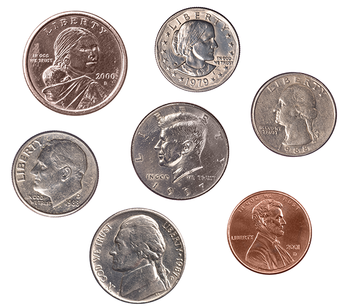
#> input picture images/coins01.png, 350 x 308 px
$ python adaptive_thresholding.py --image images/coins01.png
#> lines starting #> are read from the running program, lines starting #| are printed output that depends on the picture; after the words box and inside, x2 and y2 are one past the last pixel; in counts of white or black regions, pixels touching at a corner belong together
import argparse
import cv2

ap = argparse.ArgumentParser()
ap.add_argument("-i", "--image", type=str, required=True)
args = vars(ap.parse_args())

image = cv2.imread(args["image"])
#> image is the input picture: shape (308, 350, 3); mean B, G, R 195.3, 198.1, 206.5
cv2.imshow("Original", image)

gray = cv2.cvtColor(image, cv2.COLOR_BGR2GRAY)
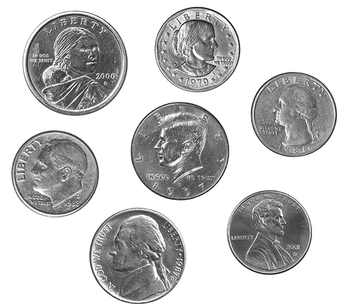
#> gray: shape (308, 350); min 5, max 255, mean 200.3
blurred_gray = cv2.GaussianBlur(gray, (7, 7), 0)
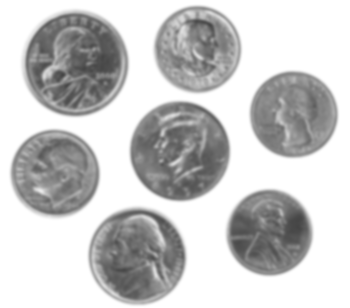
#> blurred_gray: shape (308, 350); min 69, max 255, mean 200.3

#apply thresholding with a hardcoded value
T, thresh_inv = cv2.threshold(blurred_gray, 230, 255, cv2.THRESH_BINARY_INV)
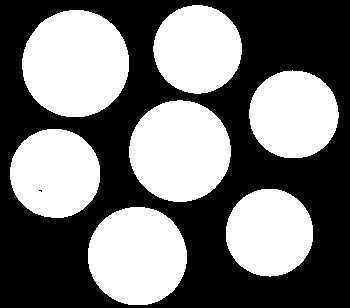
#> thresh_inv: shape (308, 350); 46% white; 7 white regions, largest, box (x1, y1, x2, y2) and area: (22, 10, 129, 117) 9031, (129, 100, 231, 202) 8111, (88, 207, 187, 305) 7687
cv2.imshow("Simple Thresholding", thresh_inv)
cv2.waitKey(0)

#apply Otsu's automatic thresholding
T, thresh_inv = cv2.threshold(blurred_gray, 0, 255, cv2.THRESH_BINARY_INV | cv2.THRESH_OTSU)
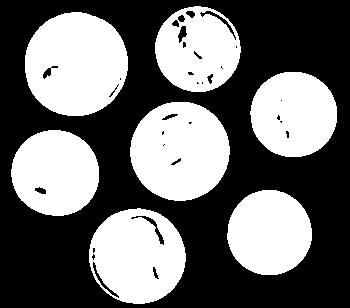
#> thresh_inv: shape (308, 350); 42.5% white; 7 white regions, largest, box (x1, y1, x2, y2) and area: (25, 12, 128, 116) 8393, (130, 102, 230, 201) 7673, (89, 208, 186, 304) 6962
#> T = 191
cv2.imshow("Otsu's Thresholding", thresh_inv)
cv2.waitKey(0)

#apply adaptive thresholding
thresh = cv2.adaptiveThreshold(blurred_gray, 255, cv2.ADAPTIVE_THRESH_MEAN_C,
cv2.THRESH_BINARY_INV, 21, 10)
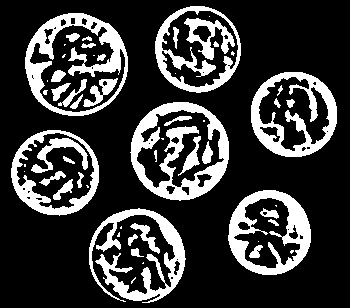
#> thresh: shape (308, 350); 22.6% white; 57 white regions (20 under 20 px), largest, box (x1, y1, x2, y2) and area: (130, 102, 229, 201) 3760, (25, 13, 128, 116) 3310, (89, 208, 186, 303) 3096
cv2.imshow("Mean Adaptive Thresholding", thresh)
cv2.waitKey(0)

#apply adaptive thresholding with a guassian weighting
thresh = cv2.adaptiveThreshold(blurred_gray, 255, cv2.ADAPTIVE_THRESH_GAUSSIAN_C,
cv2.THRESH_BINARY_INV, 21, 4)
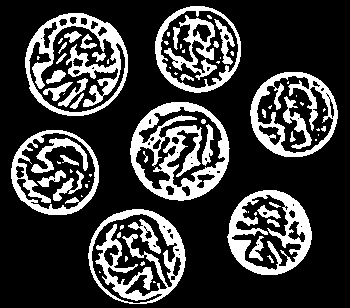
#> thresh: shape (308, 350); 23.4% white; 74 white regions (35 under 20 px), largest, box (x1, y1, x2, y2) and area: (130, 102, 230, 201) 4198, (25, 13, 128, 116) 3545, (88, 209, 186, 304) 3360
cv2.imshow("Guassian Adaptive Thresholding", thresh)
cv2.waitKey(0)
